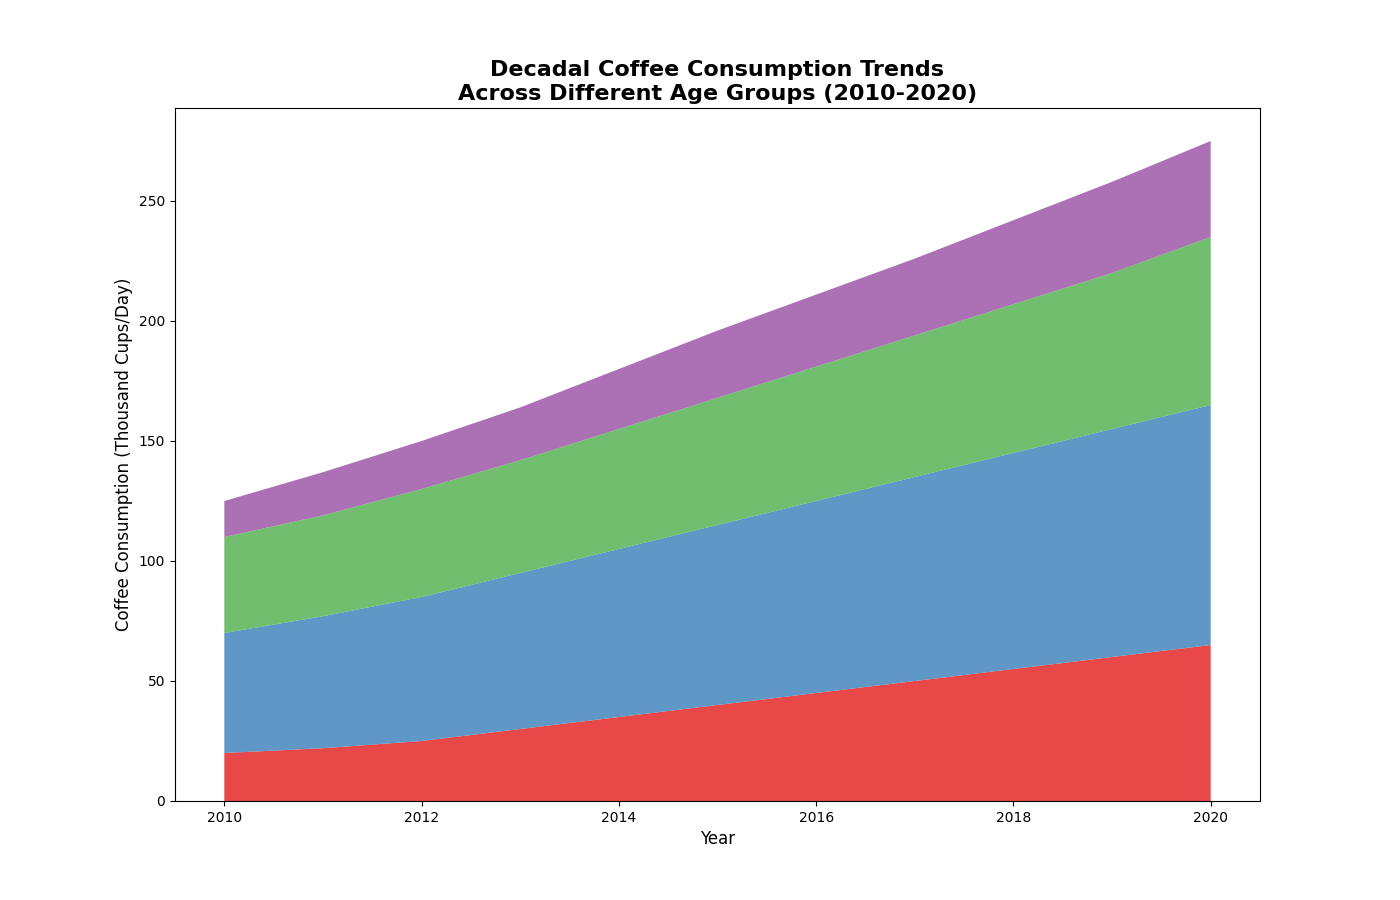

Reproduce this figure in Python.
import matplotlib.pyplot as plt
import numpy as np

# Years of interest
years = np.arange(2010, 2021)

# Coffee consumption data in thousand cups per day for different age groups
age_18_25 = np.array([20, 22, 25, 30, 35, 40, 45, 50, 55, 60, 65])
age_26_35 = np.array([50, 55, 60, 65, 70, 75, 80, 85, 90, 95, 100])
age_36_50 = np.array([40, 42, 45, 47, 50, 53, 56, 59, 62, 65, 70])
age_51_65 = np.array([15, 18, 20, 22, 25, 28, 30, 32, 35, 38, 40])

# Stack the consumption data
consumption_data = np.vstack([age_18_25, age_26_35, age_36_50, age_51_65])

# Set up the plot
plt.figure(figsize=(14, 9))

# Define a new set of colors for the age groups
colors = ['#e41a1c', '#377eb8', '#4daf4a', '#984ea3']

# Create the stacked area plot
plt.stackplot(years, consumption_data, colors=colors, alpha=0.8)

# Set titles and labels
plt.title('Decadal Coffee Consumption Trends\nAcross Different Age Groups (2010-2020)', fontsize=16, fontweight='bold')
plt.xlabel('Year', fontsize=12)
plt.ylabel('Coffee Consumption (Thousand Cups/Day)', fontsize=12)

# Show plot
plt.show()
